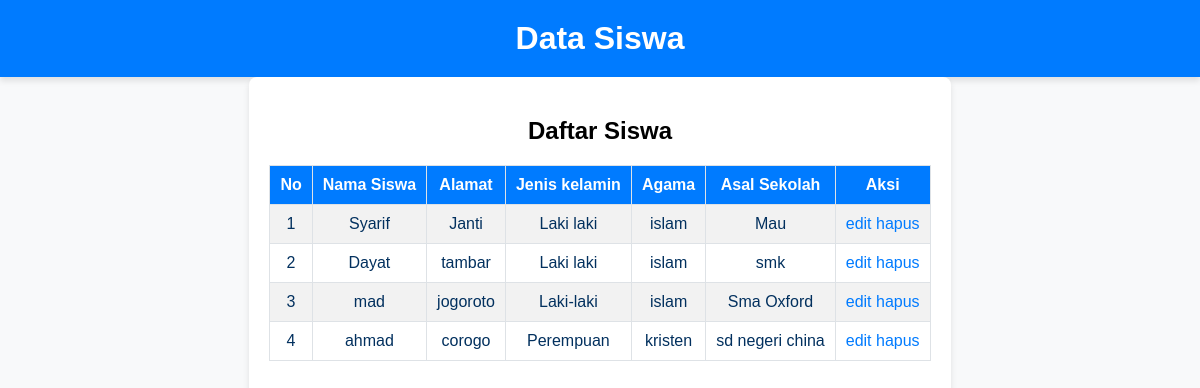
Page /data_siswa.php on the committed database.
### tables this page shows
CREATE TABLE `data_siswa` (
  `id_siswa` int(11) NOT NULL,
  `Nama_siswa` varchar(50) NOT NULL,
  `Alamat_siswa` varchar(300) NOT NULL,
  `Jk_siswa` varchar(30) NOT NULL,
  `Agama_siswa` varchar(20) NOT NULL,
  `Asal_siswa` varchar(100) NOT NULL
);

### data_siswa.php (the view, shortened to what this page needs)
<?php
include'koneksi.php';
?>
<!DOCTYPE html>
<html lang="en">
<head>
</head>
<body>
<header>
        <h1>Data Siswa</h1>
    </header>
    <div class="container">
        <h2>Daftar Siswa</h2>
        <table>
            <tr>
                <th>No</th>
                <th>Nama Siswa</th>
                <th>Alamat</th>
                <th>Jenis kelamin</th>
                <th>Agama</th>
                <th>Asal Sekolah</th>
                <th>Aksi</th>
            </tr>
        <?php
        $no =1;
        $query = mysqli_query($koneksi,"SELECT * FROM data_siswa");
        while ($data =mysqli_fetch_array($query)){
            ?>
            <tr>
                <td><?php echo $no++;?></td>
                <td><?php echo $data ['Nama_siswa']?></td>
                <td><?php echo $data ['Alamat_siswa']?></td>
                <td><?php echo $data ['Jk_siswa']?></td>
                <td><?php echo $data ['Agama_siswa']?></td>
                <td><?php echo $data ['Asal_siswa']?></td>
                <td><a href="">edit</a> <a href="">hapus</a></td>
            </tr>
            <?php
        }
        ?>
    </table>
</body>
</html>

### data_siswa.php (style rules this page uses)
html, body { height: 100%; margin: 0; padding: 0; }
body { font-family: Arial, sans-serif; background-color: #f8f9fa; color: #02305e; display: flex; flex-direction: column; }
header { background-color: #007bff; color: #ffffff; padding: 20px; text-align: center; box-shadow: 0px 4px 6px rgba(0, 0, 0, 0.1); }
header h1 { margin: 0; font-size: 2rem; }
.container { padding: 20px; max-width: 1000px; margin: auto; background-color: #ffffff; box-shadow: 0px 4px 6px rgba(0, 0, 0, 0.1); border-radius: 8px; flex: 1; }
h2 { text-align: center; margin-bottom: 20px; font-size: 1.5rem; color: black; }
table { width: 100%; border-collapse: collapse; margin-bottom: 20px; }
table th, table td { border: 1px solid #dee2e6; padding: 10px; text-align: center; }
table th { background-color: #007bff; color: #ffffff; }
table tr:nth-child(even) { background-color: #f2f2f2; }
a { text-decoration: none; color: #007bff; transition: color 0.3s; }

### rows in the picture
data_siswa: Nama_siswa "Syarif", Alamat_siswa "Janti", Jk_siswa "Laki laki", Agama_siswa "islam", Asal_siswa "Mau"
data_siswa: Nama_siswa "Dayat", Alamat_siswa "tambar", Jk_siswa "Laki laki", Agama_siswa "islam", Asal_siswa "smk"
data_siswa: Nama_siswa "mad", Alamat_siswa "jogoroto", Jk_siswa "Laki-laki", Agama_siswa "islam", Asal_siswa "Sma Oxford"
data_siswa: Nama_siswa "ahmad", Alamat_siswa "corogo", Jk_siswa "Perempuan", Agama_siswa "kristen", Asal_siswa "sd negeri china"
